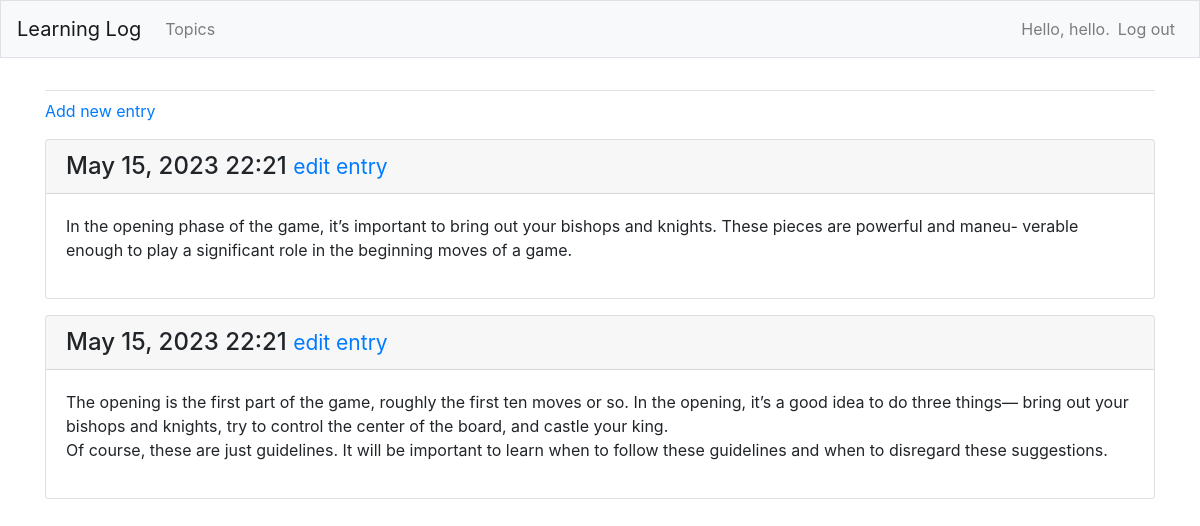
The page /topics/1/ (signed in) on the database as committed earlier.
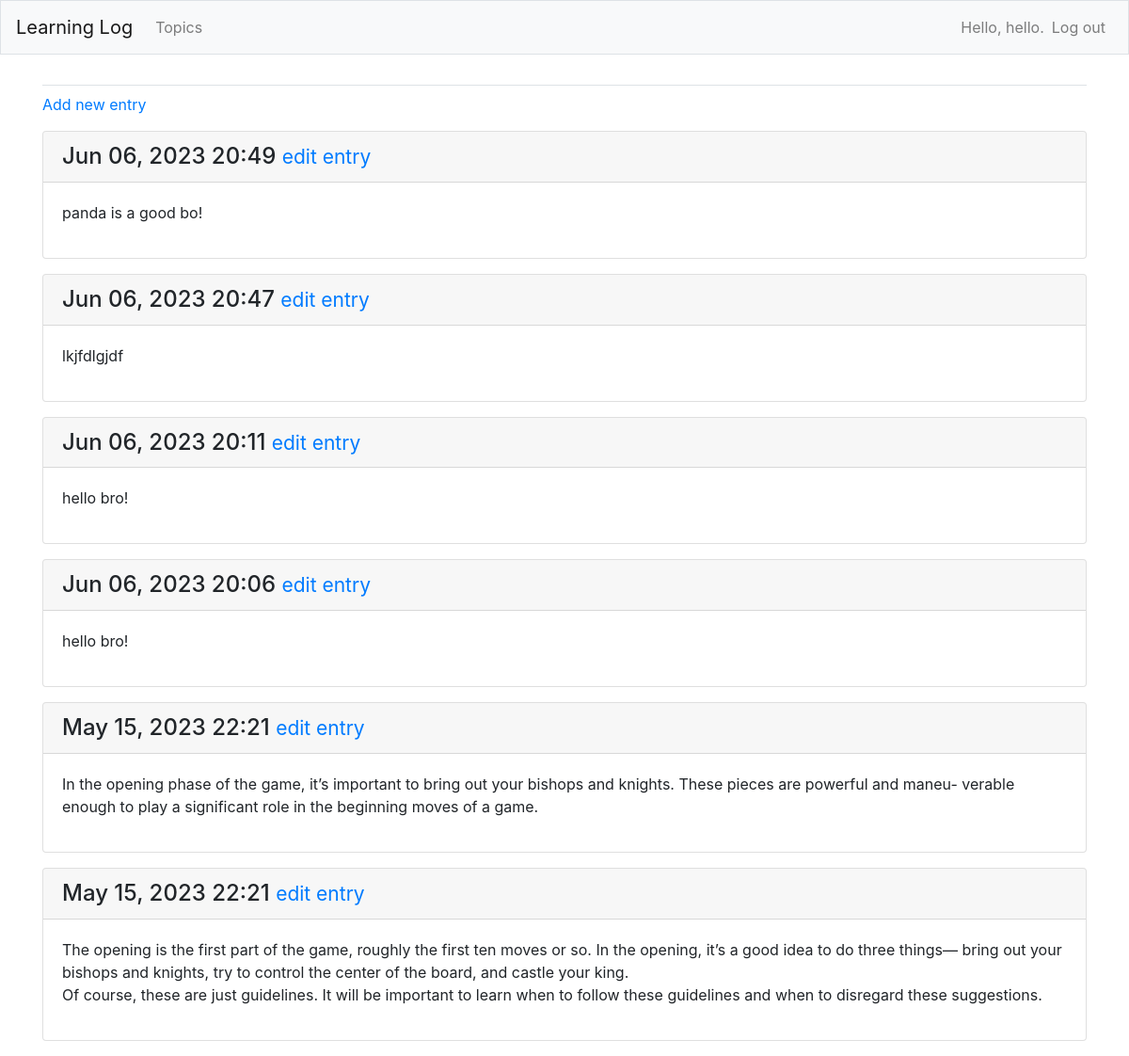
The same page on the database as committed later.
### web_apps/models.py (models this page shows, shortened)
class Entry(models.Model):
    topic = models.ForeignKey(Topic, on_delete=models.CASCADE)
    text = models.TextField()
    date_added = models.DateTimeField(auto_now_add=True)
    class Meta:
        verbose_name_plural = "entries"

### web_apps/views.py (the view)
# urls.py: path("topics/<int:topic_id>/", views.topic, name="topic"),
@login_required
def topic(request, topic_id):
    topic_chosen = Topic.objects.get(id=topic_id)
    if topic_chosen.owner != request.user:
        raise Http404
    entries = topic_chosen.entry_set.order_by("-date_added")
    context = {"topic": topic_chosen, "entries": entries}
    return render(request=request, context=context, template_name="web_apps/topic.html")

### web_apps/templates/web_apps/topic.html (shortened to what this page needs)
{% extends "web_apps/base.html" %}
{% block content %}
    <p>
        <a href="{% url 'web_apps:new_entry' topic.id %}">Add new entry</a>
    </p>
    {% for entry in entries %}
        <div class="card mb-3">
            <h4 class="card-header">
                {{ entry.date_added|date:'M d, Y H:i' }}
                <small><a href="{% url 'web_apps:edit_entry' entry.id %}">
                    edit entry</a></small>
            </h4>
            <div class="card-body">
                {{ entry.text|linebreaks }}
            </div>
        </div>
    {% empty %}
        <p>There are no entries for this topic.</p>
    {% endfor %}
{% endblock content %}

Rows that differ between the two databases and show on the page:
added Entry: date_added "Jun 06, 2023 20:49", text "panda is a good bo!"
added Entry: date_added "Jun 06, 2023 20:47", text "lkjfdlgjdf"
added Entry: date_added "Jun 06, 2023 20:11", text "hello bro!"
added Entry: date_added "Jun 06, 2023 20:06", text "hello bro!"
